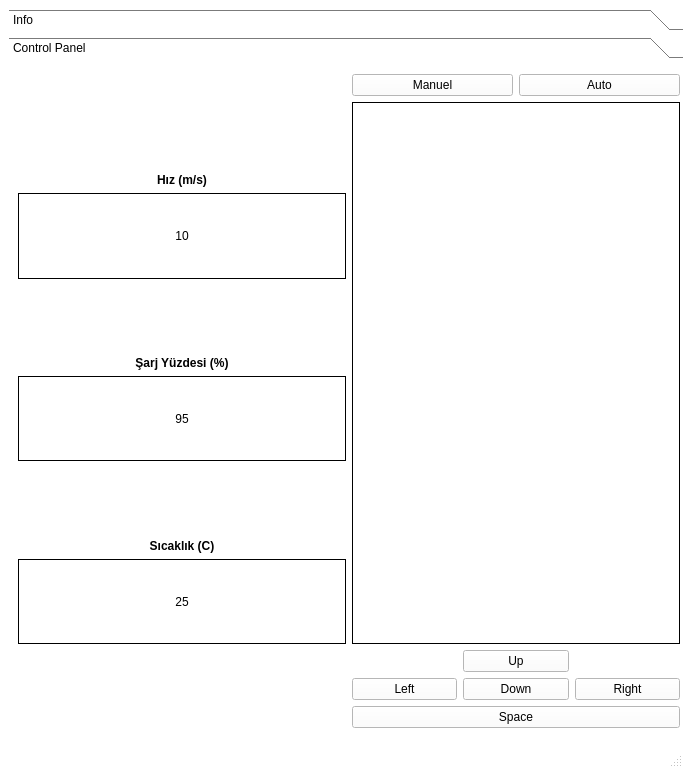
<?xml version="1.0" encoding="UTF-8"?>
<ui version="4.0">
 <class>Polaris</class>
 <widget class="QMainWindow" name="Polaris">
  <property name="geometry">
   <rect>
    <x>0</x>
    <y>0</y>
    <width>683</width>
    <height>768</height>
   </rect>
  </property>
  <property name="minimumSize">
   <size>
    <width>683</width>
    <height>384</height>
   </size>
  </property>
  <property name="maximumSize">
   <size>
    <width>1366</width>
    <height>768</height>
   </size>
  </property>
  <property name="palette">
   <palette>
    <active>
     <colorrole role="Button">
      <brush brushstyle="SolidPattern">
       <color alpha="255">
        <red>252</red>
        <green>175</green>
        <blue>62</blue>
       </color>
      </brush>
     </colorrole>
     <colorrole role="Base">
      <brush brushstyle="SolidPattern">
       <color alpha="255">
        <red>255</red>
        <green>255</green>
        <blue>255</blue>
       </color>
      </brush>
     </colorrole>
     <colorrole role="Window">
      <brush brushstyle="SolidPattern">
       <color alpha="255">
        <red>255</red>
        <green>255</green>
        <blue>255</blue>
       </color>
      </brush>
     </colorrole>
    </active>
    <inactive>
     <colorrole role="Button">
      <brush brushstyle="SolidPattern">
       <color alpha="255">
        <red>252</red>
        <green>175</green>
        <blue>62</blue>
       </color>
      </brush>
     </colorrole>
     <colorrole role="Base">
      <brush brushstyle="SolidPattern">
       <color alpha="255">
        <red>255</red>
        <green>255</green>
        <blue>255</blue>
       </color>
      </brush>
     </colorrole>
     <colorrole role="Window">
      <brush brushstyle="SolidPattern">
       <color alpha="255">
        <red>255</red>
        <green>255</green>
        <blue>255</blue>
       </color>
      </brush>
     </colorrole>
    </inactive>
    <disabled>
     <colorrole role="Button">
      <brush brushstyle="SolidPattern">
       <color alpha="255">
        <red>252</red>
        <green>175</green>
        <blue>62</blue>
       </color>
      </brush>
     </colorrole>
     <colorrole role="Base">
      <brush brushstyle="SolidPattern">
       <color alpha="255">
        <red>255</red>
        <green>255</green>
        <blue>255</blue>
       </color>
      </brush>
     </colorrole>
     <colorrole role="Window">
      <brush brushstyle="SolidPattern">
       <color alpha="255">
        <red>255</red>
        <green>255</green>
        <blue>255</blue>
       </color>
      </brush>
     </colorrole>
    </disabled>
   </palette>
  </property>
  <property name="windowTitle">
   <string>Kuzey Yıldızı </string>
  </property>
  <widget class="QWidget" name="centralwidget">
   <layout class="QGridLayout" name="gridLayout">
    <item row="0" column="0">
     <widget class="QToolBox" name="tool_box">
      <property name="minimumSize">
       <size>
        <width>680</width>
        <height>338</height>
       </size>
      </property>
      <property name="maximumSize">
       <size>
        <width>1336</width>
        <height>768</height>
       </size>
      </property>
      <property name="palette">
       <palette>
        <active>
         <colorrole role="Button">
          <brush brushstyle="SolidPattern">
           <color alpha="255">
            <red>255</red>
            <green>255</green>
            <blue>255</blue>
           </color>
          </brush>
         </colorrole>
        </active>
        <inactive>
         <colorrole role="Button">
          <brush brushstyle="SolidPattern">
           <color alpha="255">
            <red>255</red>
            <green>255</green>
            <blue>255</blue>
           </color>
          </brush>
         </colorrole>
        </inactive>
        <disabled>
         <colorrole role="Button">
          <brush brushstyle="SolidPattern">
           <color alpha="255">
            <red>255</red>
            <green>255</green>
            <blue>255</blue>
           </color>
          </brush>
         </colorrole>
        </disabled>
       </palette>
      </property>
      <property name="autoFillBackground">
       <bool>false</bool>
      </property>
      <property name="frameShape">
       <enum>QFrame::NoFrame</enum>
      </property>
      <property name="currentIndex">
       <number>1</number>
      </property>
      <widget class="QWidget" name="Info_button">
       <property name="geometry">
        <rect>
         <x>0</x>
         <y>0</y>
         <width>680</width>
         <height>650</height>
        </rect>
       </property>
       <attribute name="label">
        <string>Info</string>
       </attribute>
       <layout class="QGridLayout" name="gridLayout_5">
        <item row="0" column="0">
         <layout class="QGridLayout" name="gridLayout_4">
          <item row="5" column="0">
           <widget class="QPushButton" name="start_button">
            <property name="font">
             <font>
              <pointsize>11</pointsize>
              <weight>75</weight>
              <bold>true</bold>
             </font>
            </property>
            <property name="autoFillBackground">
             <bool>true</bool>
            </property>
            <property name="text">
             <string>Start</string>
            </property>
           </widget>
          </item>
          <item row="3" column="1">
           <layout class="QVBoxLayout" name="verticalLayout">
            <property name="spacing">
             <number>6</number>
            </property>
            <item>
             <widget class="QLabel" name="label_1">
              <property name="enabled">
               <bool>true</bool>
              </property>
              <property name="font">
               <font>
                <kerning>false</kerning>
               </font>
              </property>
              <property name="frameShape">
               <enum>QFrame::Panel</enum>
              </property>
              <property name="frameShadow">
               <enum>QFrame::Plain</enum>
              </property>
              <property name="midLineWidth">
               <number>0</number>
              </property>
              <property name="text">
               <string>Rasperry ile iletişim...</string>
              </property>
             </widget>
            </item>
            <item>
             <widget class="QLabel" name="label_2">
              <property name="frameShape">
               <enum>QFrame::Panel</enum>
              </property>
              <property name="text">
               <string>Arduino ile iletişim..........................................</string>
              </property>
             </widget>
            </item>
            <item>
             <widget class="QLabel" name="label_3">
              <property name="frameShape">
               <enum>QFrame::Panel</enum>
              </property>
              <property name="text">
               <string>Ros ile iletişim...</string>
              </property>
             </widget>
            </item>
            <item>
             <widget class="QLabel" name="label_5">
              <property name="frameShape">
               <enum>QFrame::Panel</enum>
              </property>
              <property name="text">
               <string>Serial bağlantılar</string>
              </property>
             </widget>
            </item>
            <item>
             <widget class="QLabel" name="label_6">
              <property name="frameShape">
               <enum>QFrame::Panel</enum>
              </property>
              <property name="text">
               <string>Raspi_server</string>
              </property>
             </widget>
            </item>
            <item>
             <widget class="QLabel" name="label_7">
              <property name="frameShape">
               <enum>QFrame::Panel</enum>
              </property>
              <property name="text">
               <string>Admin_client</string>
              </property>
             </widget>
            </item>
            <item>
             <widget class="QLabel" name="label_9">
              <property name="frameShape">
               <enum>QFrame::Panel</enum>
              </property>
              <property name="text">
               <string>Admin_server</string>
              </property>
             </widget>
            </item>
            <item>
             <widget class="QLabel" name="label_8">
              <property name="frameShape">
               <enum>QFrame::Panel</enum>
              </property>
              <property name="text">
               <string>Raspi_client</string>
              </property>
             </widget>
            </item>
            <item>
             <widget class="QLabel" name="label_4">
              <property name="frameShape">
               <enum>QFrame::Panel</enum>
              </property>
              <property name="text">
               <string>Tüm bağlantılar yapıldı...</string>
              </property>
             </widget>
            </item>
           </layout>
          </item>
          <item row="3" column="0">
           <widget class="QTextEdit" name="Kullamm_klavuzu">
            <property name="html">
             <string>&lt;!DOCTYPE HTML PUBLIC &quot;-//W3C//DTD HTML 4.0//EN&quot; &quot;http://www.w3.org/TR/REC-html40/strict.dtd&quot;&gt;
&lt;html&gt;&lt;head&gt;&lt;meta name=&quot;qrichtext&quot; content=&quot;1&quot; /&gt;&lt;style type=&quot;text/css&quot;&gt;
p, li { white-space: pre-wrap; }
&lt;/style&gt;&lt;/head&gt;&lt;body style=&quot; font-family:'Ubuntu'; font-size:9pt; font-weight:400; font-style:normal;&quot;&gt;
&lt;p align=&quot;center&quot; style=&quot; margin-top:0px; margin-bottom:0px; margin-left:0px; margin-right:0px; -qt-block-indent:0; text-indent:0px;&quot;&gt;&lt;span style=&quot; font-size:20pt; font-weight:600;&quot;&gt;Kuzey Yıldızı&lt;/span&gt;&lt;/p&gt;
&lt;p style=&quot;-qt-paragraph-type:empty; margin-top:0px; margin-bottom:0px; margin-left:0px; margin-right:0px; -qt-block-indent:0; text-indent:0px;&quot;&gt;&lt;br /&gt;&lt;/p&gt;
&lt;p style=&quot; margin-top:0px; margin-bottom:0px; margin-left:0px; margin-right:0px; -qt-block-indent:0; text-indent:0px;&quot;&gt;&lt;span style=&quot; font-size:14pt;&quot;&gt;Kuzey yılsızı hakkında genel bilgiler.  Nasıl çalıştığına dair&lt;/span&gt;&lt;/p&gt;
&lt;p style=&quot; margin-top:0px; margin-bottom:0px; margin-left:0px; margin-right:0px; -qt-block-indent:0; text-indent:0px;&quot;&gt;&lt;span style=&quot; font-size:14pt;&quot;&gt;Arayüz hakkında bilgilernidrme &lt;/span&gt;&lt;/p&gt;
&lt;p style=&quot;-qt-paragraph-type:empty; margin-top:0px; margin-bottom:0px; margin-left:0px; margin-right:0px; -qt-block-indent:0; text-indent:0px; font-size:14pt;&quot;&gt;&lt;br /&gt;&lt;/p&gt;
&lt;p style=&quot;-qt-paragraph-type:empty; margin-top:0px; margin-bottom:0px; margin-left:0px; margin-right:0px; -qt-block-indent:0; text-indent:0px; font-size:14pt;&quot;&gt;&lt;br /&gt;&lt;/p&gt;
&lt;p style=&quot; margin-top:0px; margin-bottom:0px; margin-left:0px; margin-right:0px; -qt-block-indent:0; text-indent:0px;&quot;&gt;&lt;span style=&quot; font-size:14pt;&quot;&gt;hangi tuş ne işe yar.&lt;/span&gt;&lt;/p&gt;
&lt;p style=&quot;-qt-paragraph-type:empty; margin-top:0px; margin-bottom:0px; margin-left:0px; margin-right:0px; -qt-block-indent:0; text-indent:0px; font-size:14pt;&quot;&gt;&lt;br /&gt;&lt;/p&gt;
&lt;p style=&quot;-qt-paragraph-type:empty; margin-top:0px; margin-bottom:0px; margin-left:0px; margin-right:0px; -qt-block-indent:0; text-indent:0px; font-size:14pt;&quot;&gt;&lt;br /&gt;&lt;/p&gt;
&lt;p style=&quot; margin-top:0px; margin-bottom:0px; margin-left:0px; margin-right:0px; -qt-block-indent:0; text-indent:0px;&quot;&gt;&lt;span style=&quot; font-size:14pt;&quot;&gt;start ile sistemi başlat&lt;/span&gt;&lt;/p&gt;
&lt;p style=&quot;-qt-paragraph-type:empty; margin-top:0px; margin-bottom:0px; margin-left:0px; margin-right:0px; -qt-block-indent:0; text-indent:0px; font-size:14pt;&quot;&gt;&lt;br /&gt;&lt;/p&gt;&lt;/body&gt;&lt;/html&gt;</string>
            </property>
           </widget>
          </item>
          <item row="1" column="1">
           <widget class="QLabel" name="getting_info">
            <property name="font">
             <font>
              <pointsize>11</pointsize>
              <weight>75</weight>
              <italic>false</italic>
              <bold>true</bold>
              <underline>false</underline>
             </font>
            </property>
            <property name="text">
             <string>Bilgilendirme</string>
            </property>
           </widget>
          </item>
         </layout>
        </item>
       </layout>
      </widget>
      <widget class="QWidget" name="control_panel">
       <property name="geometry">
        <rect>
         <x>0</x>
         <y>0</y>
         <width>680</width>
         <height>650</height>
        </rect>
       </property>
       <attribute name="label">
        <string>Control Panel</string>
       </attribute>
       <layout class="QGridLayout" name="gridLayout_6">
        <item row="0" column="0">
         <layout class="QGridLayout" name="gridLayout_3">
          <item row="2" column="1">
           <layout class="QGridLayout" name="gridLayout_2">
            <item row="0" column="1">
             <widget class="QPushButton" name="upButton">
              <property name="text">
               <string>Up</string>
              </property>
             </widget>
            </item>
            <item row="1" column="1">
             <widget class="QPushButton" name="downButton">
              <property name="text">
               <string>Down</string>
              </property>
             </widget>
            </item>
            <item row="1" column="0">
             <widget class="QPushButton" name="leftButton">
              <property name="text">
               <string>Left</string>
              </property>
             </widget>
            </item>
            <item row="2" column="0" colspan="3">
             <widget class="QPushButton" name="spaceButton">
              <property name="text">
               <string>Space</string>
              </property>
             </widget>
            </item>
            <item row="1" column="2">
             <widget class="QPushButton" name="rightButton">
              <property name="focusPolicy">
               <enum>Qt::StrongFocus</enum>
              </property>
              <property name="text">
               <string>Right</string>
              </property>
             </widget>
            </item>
           </layout>
          </item>
          <item row="1" column="0">
           <layout class="QVBoxLayout" name="verticalLayout_2">
            <item>
             <widget class="QLabel" name="vel_panel">
              <property name="font">
               <font>
                <weight>75</weight>
                <bold>true</bold>
               </font>
              </property>
              <property name="text">
               <string>Hız (m/s)</string>
              </property>
              <property name="alignment">
               <set>Qt::AlignBottom|Qt::AlignHCenter</set>
              </property>
             </widget>
            </item>
            <item>
             <widget class="QLabel" name="vel_data">
              <property name="layoutDirection">
               <enum>Qt::LeftToRight</enum>
              </property>
              <property name="frameShape">
               <enum>QFrame::Box</enum>
              </property>
              <property name="text">
               <string>10</string>
              </property>
              <property name="scaledContents">
               <bool>false</bool>
              </property>
              <property name="alignment">
               <set>Qt::AlignCenter</set>
              </property>
             </widget>
            </item>
            <item>
             <widget class="QLabel" name="sarj_panel">
              <property name="font">
               <font>
                <weight>75</weight>
                <bold>true</bold>
               </font>
              </property>
              <property name="text">
               <string>Şarj Yüzdesi (%)</string>
              </property>
              <property name="alignment">
               <set>Qt::AlignBottom|Qt::AlignHCenter</set>
              </property>
             </widget>
            </item>
            <item>
             <widget class="QLabel" name="sarj_data">
              <property name="frameShape">
               <enum>QFrame::Box</enum>
              </property>
              <property name="text">
               <string>95</string>
              </property>
              <property name="alignment">
               <set>Qt::AlignCenter</set>
              </property>
             </widget>
            </item>
            <item>
             <widget class="QLabel" name="sicaklik_panel">
              <property name="font">
               <font>
                <weight>75</weight>
                <bold>true</bold>
               </font>
              </property>
              <property name="text">
               <string>Sıcaklık (C)</string>
              </property>
              <property name="alignment">
               <set>Qt::AlignBottom|Qt::AlignHCenter</set>
              </property>
             </widget>
            </item>
            <item>
             <widget class="QLabel" name="sicaklik_data">
              <property name="frameShape">
               <enum>QFrame::Box</enum>
              </property>
              <property name="text">
               <string>25</string>
              </property>
              <property name="alignment">
               <set>Qt::AlignCenter</set>
              </property>
             </widget>
            </item>
           </layout>
          </item>
          <item row="1" column="1">
           <widget class="QLabel" name="map_panel">
            <property name="frameShape">
             <enum>QFrame::Panel</enum>
            </property>
            <property name="text">
             <string/>
            </property>
            <property name="pixmap">
             <pixmap>../../../../../Downloads/map.png</pixmap>
            </property>
            <property name="scaledContents">
             <bool>true</bool>
            </property>
           </widget>
          </item>
          <item row="0" column="1">
           <layout class="QHBoxLayout" name="horizontalLayout">
            <item>
             <widget class="QPushButton" name="pushButton">
              <property name="text">
               <string>Manuel</string>
              </property>
             </widget>
            </item>
            <item>
             <widget class="QPushButton" name="pushButton_2">
              <property name="text">
               <string>Auto</string>
              </property>
             </widget>
            </item>
           </layout>
          </item>
         </layout>
        </item>
       </layout>
      </widget>
     </widget>
    </item>
   </layout>
  </widget>
  <widget class="QMenuBar" name="menubar">
   <property name="geometry">
    <rect>
     <x>0</x>
     <y>0</y>
     <width>683</width>
     <height>20</height>
    </rect>
   </property>
  </widget>
  <widget class="QStatusBar" name="statusbar"/>
 </widget>
 <resources/>
 <connections/>
</ui>
